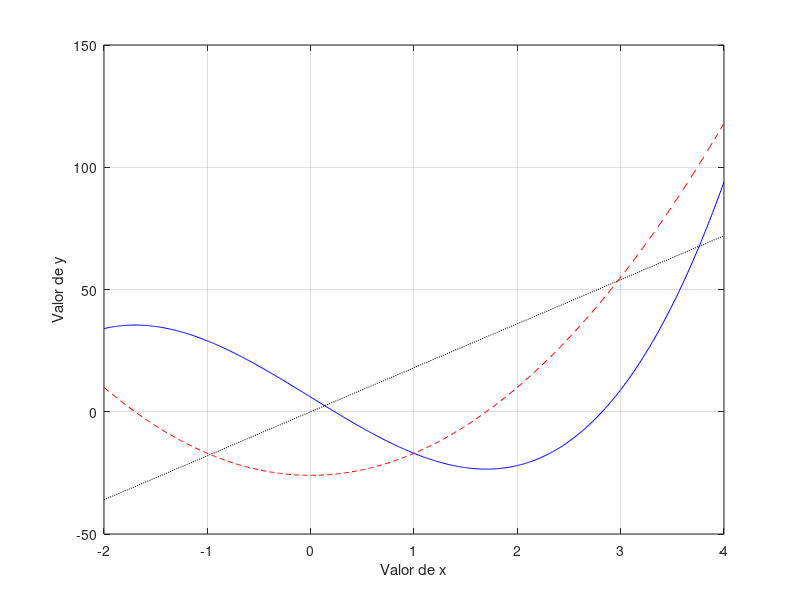

This chart was generated by the following MATLAB code:
%Programa de graficado de tres funciones
%Se trata de la primera y la segunda derivada de una funcion
%La funcion es y=3x^2-26x-6

x=[-2:0.01:4]; %Limites de las funciones para el graficado
y= 3*x.^3-26*x+6; %Funcion original
yd = 9*x.^2-26; %Primera derivada
ydd = 18*x; %Segunda derivada
plot (x,y,'b') %Grafica original con la b en blue.
grid on
hold on % sobrepone gráficas
plot (x, yd, '--r') %Grafica la primera derivada en --r ( red rayas)
plot (x, ydd, ':k') %Grafica la segunda derivada en :k (punteado black)
xlabel ('Valor de x')
ylabel('Valor de y')
hold off
